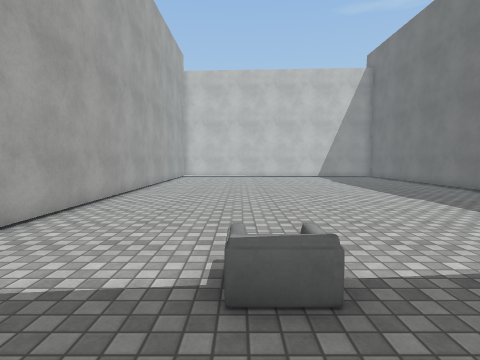
[1] (above)

12 first-person views from a walk through a 3-D level made in the Unity game engine. The camera is 1.4 m above the floor, tilts 4° down and sees 80° across. The floor is counted in squares, 1 m on a side. Each view is taken from the middle of a square. On the plan, view 1 faces up. The plan holds only what a view shows up to about 14 squares ahead; the rest is blank. Some surface patterns are stand-ins.

[2]
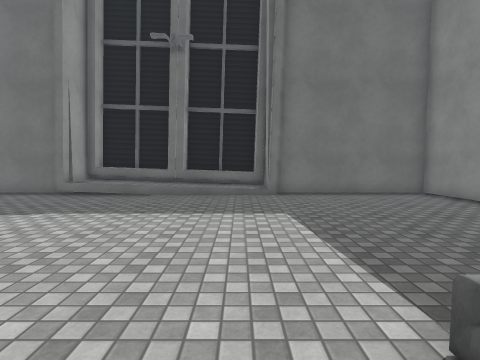

[3]
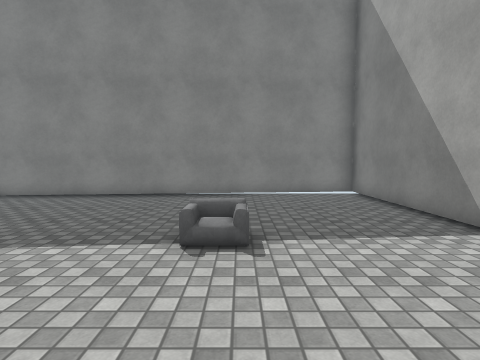

[4]
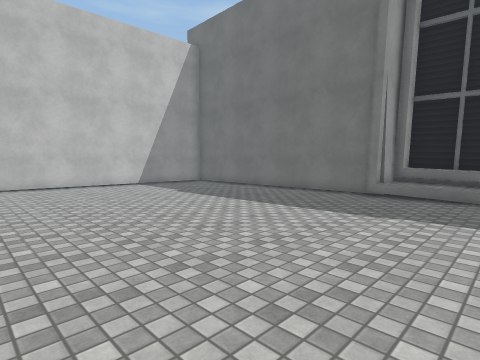

[5]
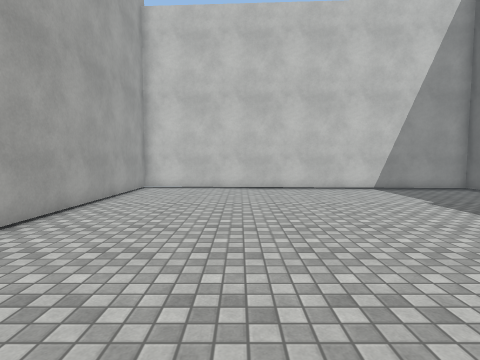

[6]
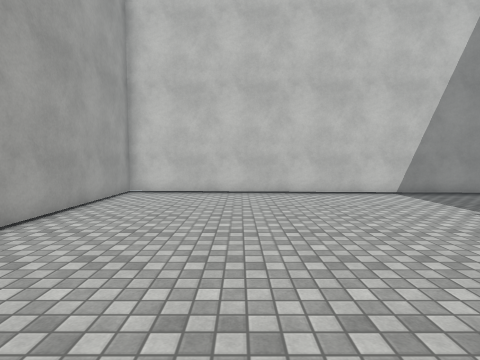

[7]
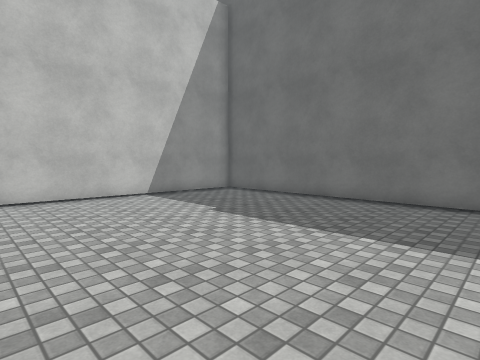

[8]
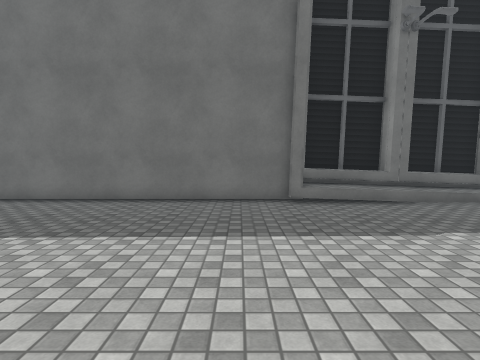

[9]
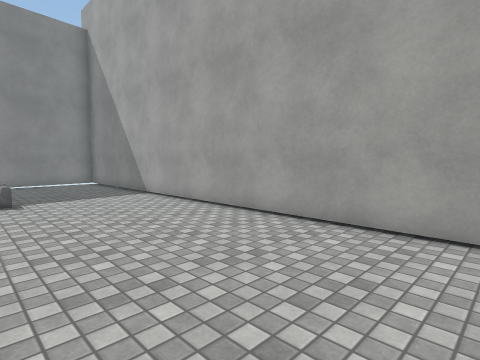

[10]
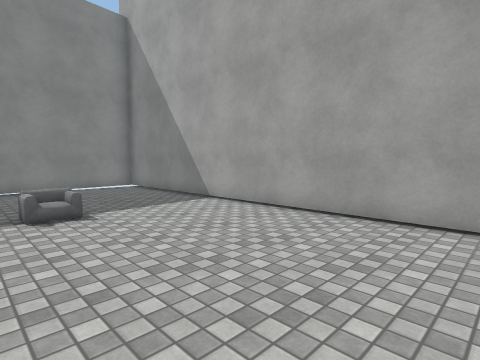

[11]
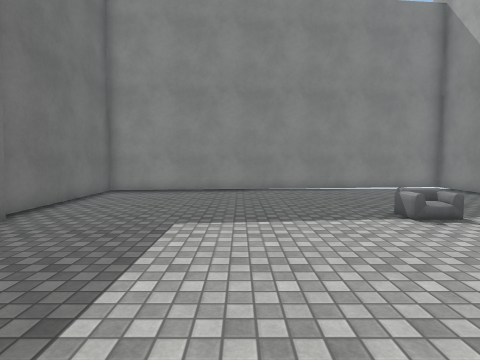

[12]
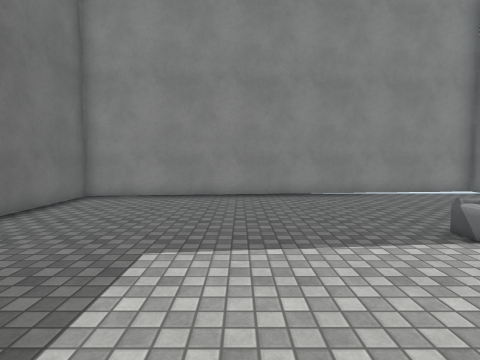

### Floor plan
Points are (right, up) in squares from view 1. A wall is a line through its corners. A room is listed if a view was taken in it or the views show most of it. See-through windows are left out.
Room 1 (views 1, 2, 3, 4, 5, 6, 7, 8, 9, 10, 11, 12)
walls: (-4.8, 14) (-4.8, -4.1) (10.7, -2.5) (10.7, 3.5); (12.3, 8.2) (12.8, 8.2) (12.7, 11.7); (12.4, 11.9) (10.3, 11.9) (10.3, 12.3) (10.7, 12.3) (10.7, 23.5) (-4.8, 24.3) (-4.8, 15.5); (10.4, 3.4) (10.4, 3.8) (12.4, 3.8); (12, 3.9) (11.9, 11.9); (12.8, 4.2) (12.8, 7.7)
objects: other object (0, 3) to (1, 3)

Positions as (right, up) in squares from view 1, and headings:
1: (0, 0), facing up
2: (-1, 5), facing right
3: (0, 8), facing down
4: (-1, 8), facing up-right
5: (0, 10), facing up
6: (0, 12), facing up
7: (1, 13), facing up-right
8: (1, 14), facing right
9: (1, 14), facing down-left
10: (2, 11), facing down-left
11: (5, 10), facing down
12: (5, 8), facing down
